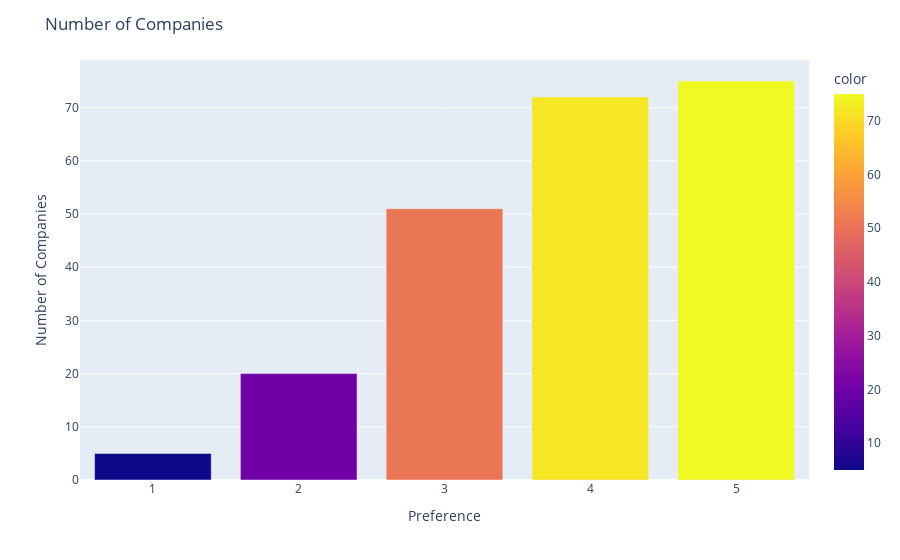

Here is the notebook cell this chart was saved with:
### Code cell
fig = px.bar(x=pref, y=num_companies, labels={"x": "Preference", "y": "Number of Companies"}, color = num_companies)
fig.update_layout(title="Number of Companies")
fig.show()

### Figure 1 — Plotly figure (JSON) as saved in the notebook; plotly's stock layout.template omitted (floating-point values rounded to 4 significant figures)
{"data": [{"alignmentgroup": "True", "hovertemplate": "Preference=%{x}<br>Number of Companies=%{y}<br>color=%{marker.color}<extra></extra>", "legendgroup": "", "marker": {"color": [5, 20, 51, 72, 75], "coloraxis": "coloraxis", "pattern": {"shape": ""}}, "name": "", "offsetgroup": "", "orientation": "v", "showlegend": false, "textposition": "auto", "type": "bar", "x": [1, 2, 3, 4, 5], "xaxis": "x", "y": [5, 20, 51, 72, 75], "yaxis": "y"}], "layout": {"barmode": "relative", "coloraxis": {"colorbar": {"title": {"text": "color"}}, "colorscale": [[0, "#0d0887"], [0.1111, "#46039f"], [0.2222, "#7201a8"], [0.3333, "#9c179e"], [0.4444, "#bd3786"], [0.5556, "#d8576b"], [0.6667, "#ed7953"], [0.7778, "#fb9f3a"], [0.8889, "#fdca26"], [1, "#f0f921"]]}, "legend": {"tracegroupgap": 0}, "margin": {"t": 60}, "title": {"text": "Number of Companies"}, "xaxis": {"anchor": "y", "domain": [0, 1], "title": {"text": "Preference"}}, "yaxis": {"anchor": "x", "domain": [0, 1], "title": {"text": "Number of Companies"}}}}
